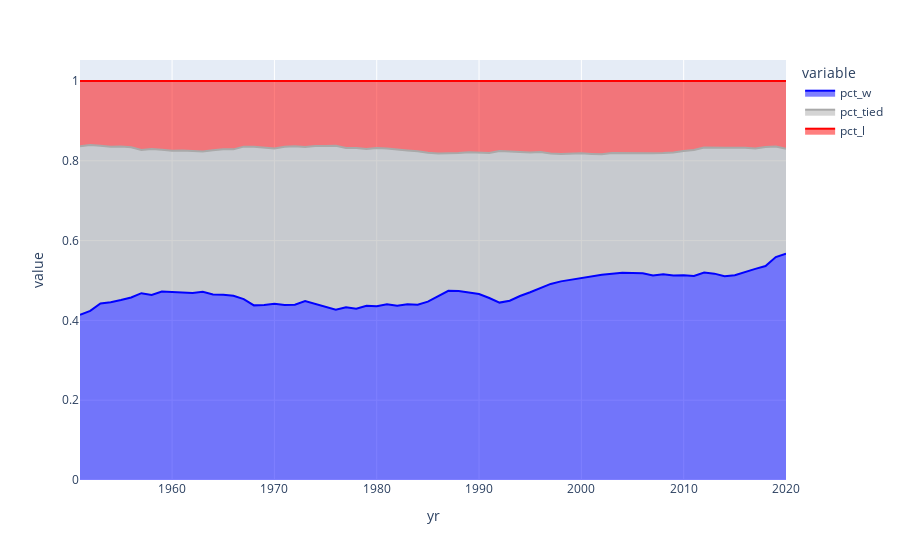

Notebook cell for this chart:
### Code cell
px.area(yrs[['pct_w', 'pct_tied', 'pct_l']].rolling(5).mean().dropna(), color_discrete_sequence=["blue", "darkgrey", "red"])
